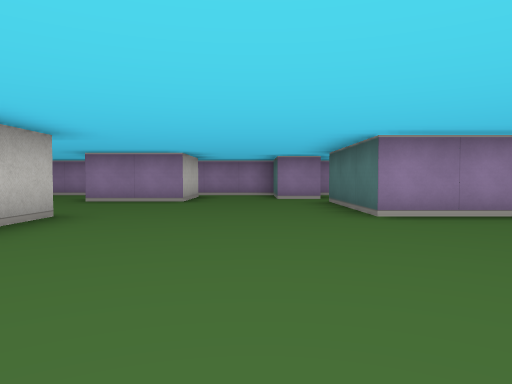
View 1 (above)

14 first-person views from a walk through a cub3D ray-caster map. The camera is about half as high as the walls, tilts 2° down and sees 70° across. The floor is counted in squares. Each view is taken from the middle of a square. On the plan, view 1 faces up. The plan holds only what a view shows up to about 9 squares ahead; the rest is blank.

View 2
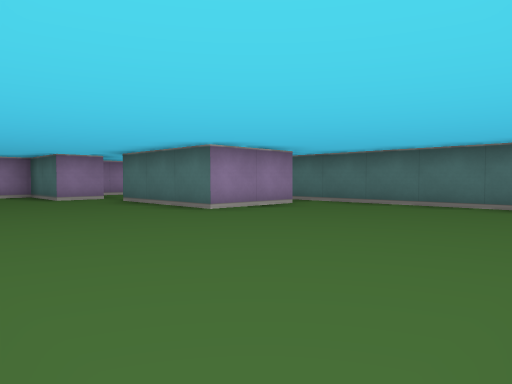

View 3
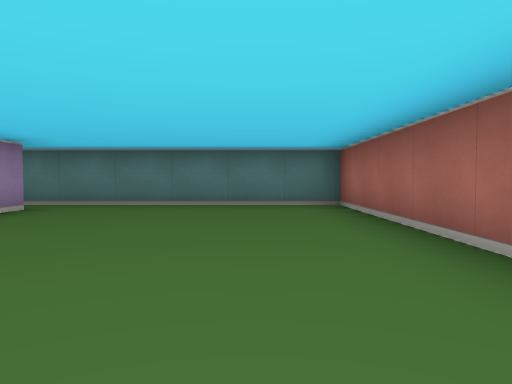

View 4
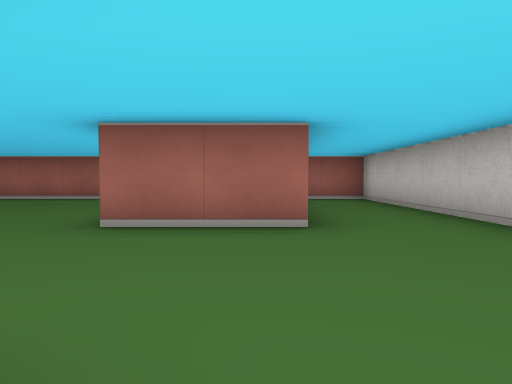

View 5
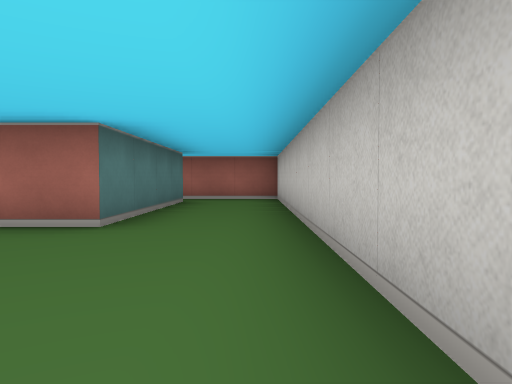

View 6
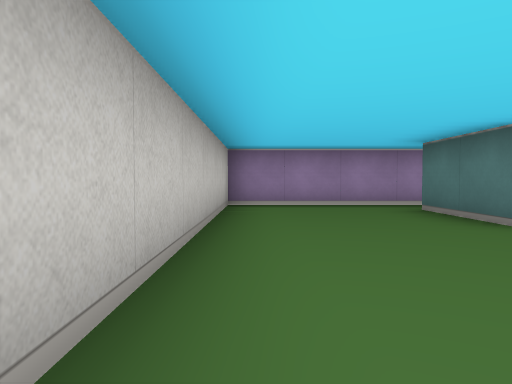

View 7
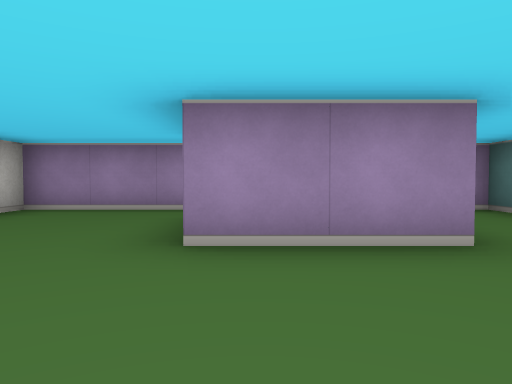

View 8
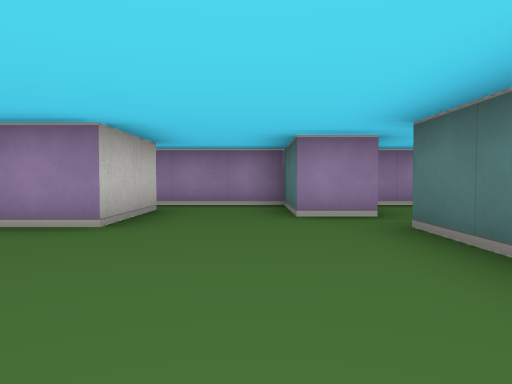

View 9
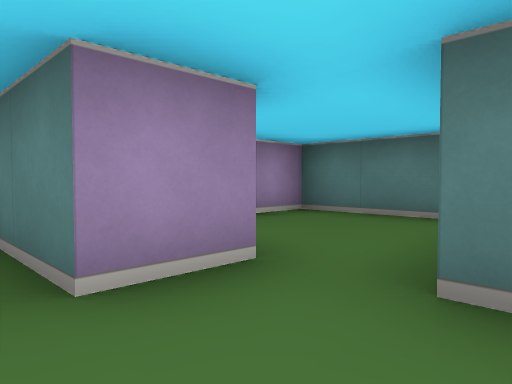

View 10
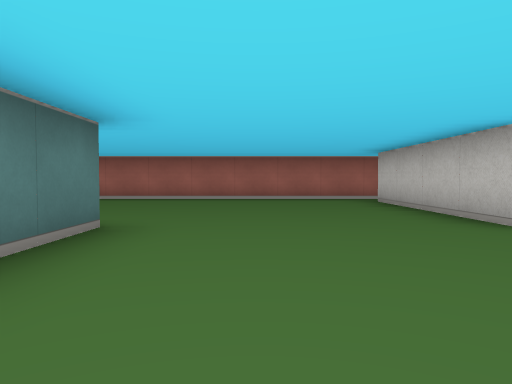

View 11
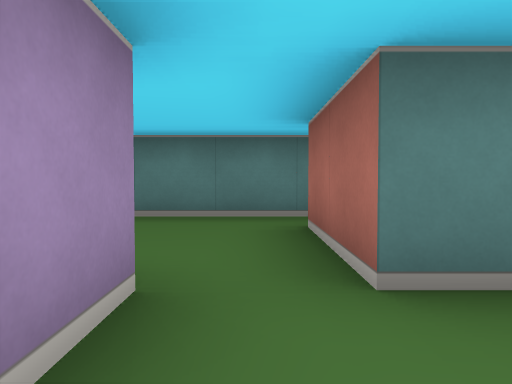

View 12
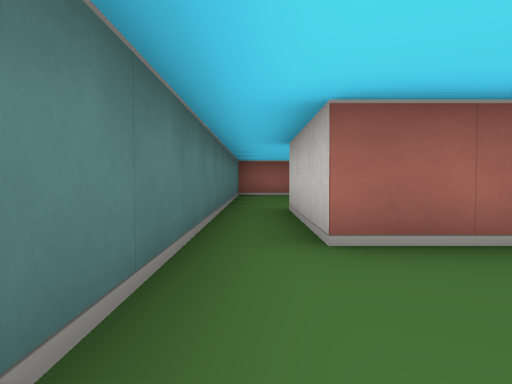

View 13
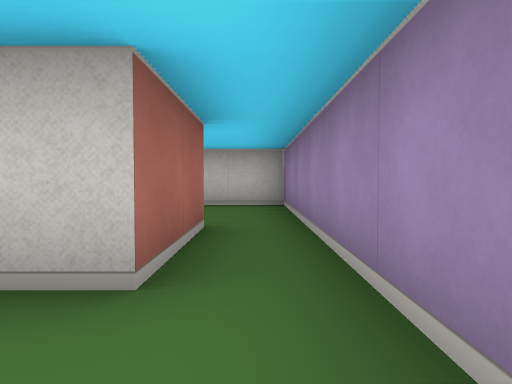

View 14
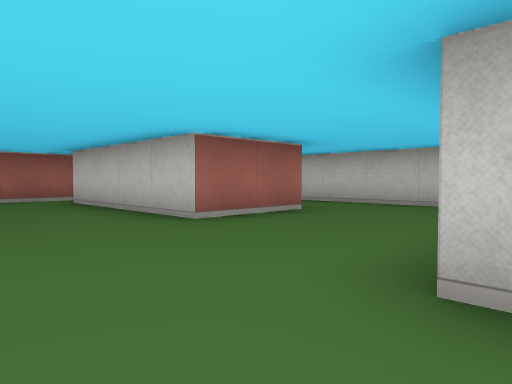

### Floor plan
Ten units are one square. View 1 is at (0, 0); x grows to the right and y downward. Boxes are objects, and circles mark ways between rooms. Rooms are numbered by the first view taken in them; rooms with no view inside come last. Other rooms are left out.
<svg viewBox="-70 -110 120 120">
<path fill="none" stroke="#000" d="M-45 -5 -45 -45 -25 -45 -25 -5M-15 -85 -15 -75 -35 -75 -35 -95M35 -45 15 -45 15 -75M16 -85 5 -85M-35 -105 -65 -105 -65 5 45 5 45 -45M15 -75 35 -75 35 -45M45 -45 45 -105 21 -105M5 -85 5 -105 -35 -105M-35 -95 -15 -95 -15 -85"/>
<circle cx="30" cy="-65" r="3" fill="#2a7"/>
<circle cx="-25" cy="-100" r="3" fill="#2a7"/>
<circle cx="-5" cy="-90" r="3" fill="#2a7"/>
<text x="-20" y="-40">1</text>
<text x="30" y="-80">2</text>
<text x="-10" y="-100">3</text>
</svg>
Room 1 opens to room 2. Room 1 opens to room 3.

Where each view was taken, in squares from view 1:
view 1: 0 up, 0 right, facing up
view 2: 0 up, 2 left, facing up-right
view 3: 1 up, 2 left, facing right
view 4: 8 up, 4 left, facing down
view 5: 8 up, 6 left, facing down
view 6: 4 up, 6 left, facing up
view 7: 5 up, 3 left, facing up
view 8: 4 up, 0 right, facing up
view 9: 7 up, 0 right, facing up-right
view 10: 8 up, 0 right, facing down
view 11: 8 up, 0 right, facing right
view 12: 10 up, 4 right, facing down
view 13: 10 up, 0 right, facing left
view 14: 8 up, 0 right, facing down-left
